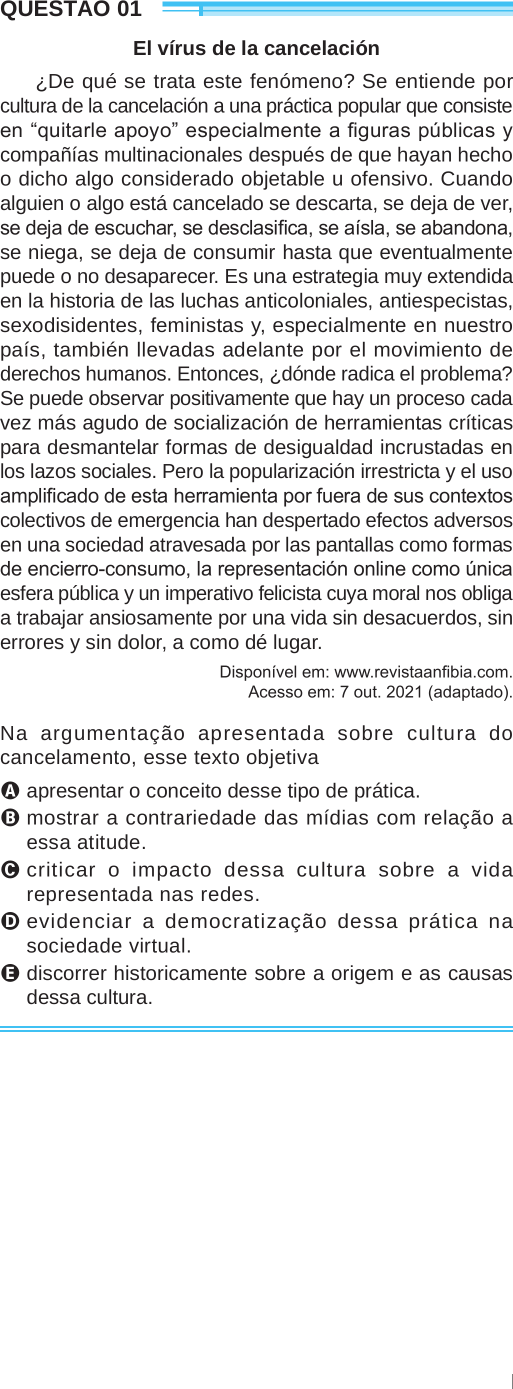
#> input picture 11Passo-RecortarQualquerExcessoInferior/TODAS_AS_QUESTOES/questao-1-espanhol.png, 1026 x 2777 px (shown at 1/2 size); its folder holds 4 pictures in this run
$ python recorta-excessos.py
#> lines starting #> are read from the running program, lines starting #| are printed output that depends on the picture
"""
Propósito: várias questões tem um rascunhozinho abaixo da questão. O objetivo deste código é encontrar esses rascunhos e recortá-los.
Autor: Alexandre Nassar de Peder
Criação: 02/10/2025
Atualização: 03/06/2026

OBS1: puxe a pasta "questoes" do passo 10 para este passo 11

OBS2: este código vai criar uma pasta de saída chamada "finalizadas", vai percorrer o pixel central de baixo para cima procurando pelo padrão visual, e vai recortar as imagens que tem rascunho analisando, salvando as imagens recortadas nessa pasta criada. As imagens que não tiverem rascunho, serão copiadas para a pasta de saída sem alterações.

OBS3: execute o código
"""

from PIL import Image
import os
import shutil

def encontrar_borda_inferior(imagem, cor_alvo=(64, 193, 243), tolerancia=15):
    """
    Encontra a borda azul descrita (4px azul, 4px branco, 4px azul) de baixo para cima
    Retorna a posição Y onde deve ser feito o corte (acima da borda) ou None se não encontrar
    """
    largura, altura = imagem.size
    pixels = imagem.load()

    # Percorre a imagem de baixo para cima
    for y in range(altura - 1, 15, -1):  # Começa do fundo, precisa de pelo menos 12 pixels
        # Verifica o padrão da borda: 4px azul, 4px branco, 4px azul
        borda_encontrada = True

        # Verifica os 4 pixels azuis inferiores (y-11 até y-8)
        for dy in range(4):
            pixel_y = y - 11 + dy
            if pixel_y < 0:
                borda_encontrada = False
                break

            pixel = pixels[largura // 2, pixel_y]
            if len(pixel) == 4:  # RGBA
                r, g, b, a = pixel
            else:  # RGB
                r, g, b = pixel[:3]

            # Verifica se é azul (dentro da tolerância)
            if (abs(r - cor_alvo[0]) > tolerancia or
                abs(g - cor_alvo[1]) > tolerancia or
                abs(b - cor_alvo[2]) > tolerancia):
                borda_encontrada = False
                break

        if not borda_encontrada:
            continue

        # Verifica os 4 pixels brancos do meio (y-7 até y-4)
        for dy in range(4):
            pixel_y = y - 7 + dy
            pixel = pixels[largura // 2, pixel_y]
            if len(pixel) == 4:  # RGBA
                r, g, b, a = pixel
            else:  # RGB
                r, g, b = pixel[:3]

            # Verifica se é branco (dentro da tolerância)
            if (abs(r - 255) > tolerancia or
                abs(g - 255) > tolerancia or
                abs(b - 255) > tolerancia):
                borda_encontrada = False
                break

        if not borda_encontrada:
            continue

        # Verifica os 4 pixels azuis superiores (y-3 até y)
        for dy in range(4):
            pixel_y = y - 3 + dy
            pixel = pixels[largura // 2, pixel_y]
            if len(pixel) == 4:  # RGBA
                r, g, b, a = pixel
            else:  # RGB
                r, g, b = pixel[:3]

            # Verifica se é azul (dentro da tolerância)
            if (abs(r - cor_alvo[0]) > tolerancia or
                abs(g - cor_alvo[1]) > tolerancia or
                abs(b - cor_alvo[2]) > tolerancia):
                borda_encontrada = False
                break

        if borda_encontrada:
            print(f"Borda encontrada! Cortando na posição y={y-11}")
            return y - 11  # Retorna a posição acima da borda completa

    return None

def processar_imagens(pasta_origem, pasta_destino, cor_alvo=(64, 193, 243)):
    """
    Processa todas as imagens da pasta origem, recortando as que têm borda azul inferior
    e copiando todas para a pasta destino
    """
#> called with pasta_origem = './TODAS_AS_QUESTOES', pasta_destino = 'finalizadas', cor_alvo = (64, 193, 243)
    # Cria a pasta de destino se não existir
    os.makedirs(pasta_destino, exist_ok=True)

    # Lista todos os arquivos da pasta origem
    arquivos = [f for f in os.listdir(pasta_origem)
                if f.lower().endswith(('.png', '.jpg', '.jpeg', '.bmp', '.tiff'))]

    print(f"Encontrados {len(arquivos)} arquivos para processar")

    for arquivo in arquivos:
        caminho_origem = os.path.join(pasta_origem, arquivo)
        caminho_destino = os.path.join(pasta_destino, arquivo)

        try:
            # Abre a imagem
            with Image.open(caminho_origem) as imagem:
#> imagem is the input picture: PIL image 1026x2777 RGB; mean R, G, B 232.4, 233, 233.5
                print(f"\nProcessando: {arquivo} ({imagem.width}x{imagem.height})")
#| Processando: questao-1-espanhol.png (1026x2777)

                # Procura pela borda inferior
                posicao_corte = encontrar_borda_inferior(imagem, cor_alvo)
#> posicao_corte = 2052

                if posicao_corte is not None and posicao_corte > 0:
                    # Se encontrou a borda, recorta a imagem
                    area_corte = (0, 0, imagem.width, posicao_corte)
#> area_corte = (0, 0, 1026, 2052)
                    imagem_recortada = imagem.crop(area_corte)
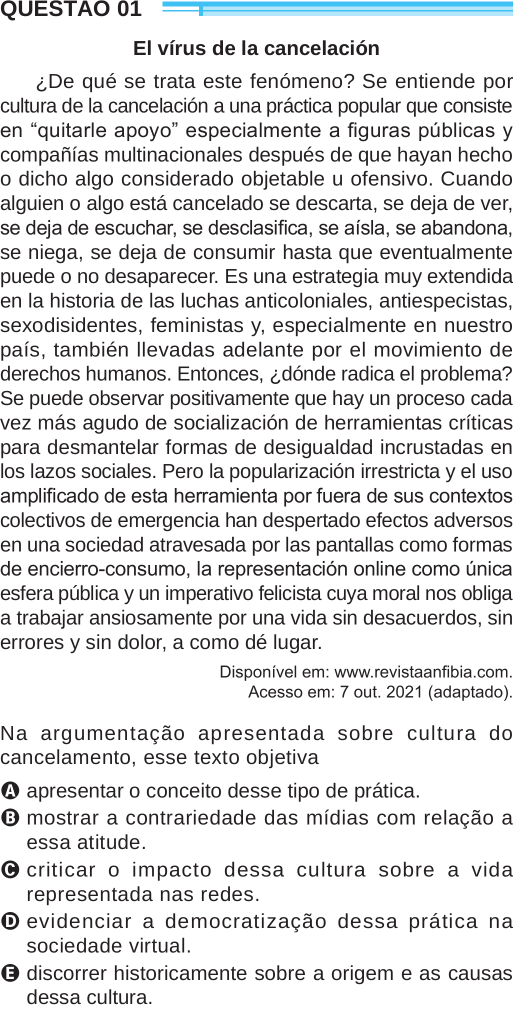
#> imagem_recortada: PIL image 1026x2052 RGB (shown at 1/2 size); mean R, G, B 225.2, 225.4, 225.9
                    imagem_recortada.save(caminho_destino)
                    print(f"✓ Imagem recortada: {imagem_recortada.width}x{imagem_recortada.height}")
#| ✓ Imagem recortada: 1026x2052
#> pass 3 of the loop in processar_imagens, `for arquivo in arquivos:`:
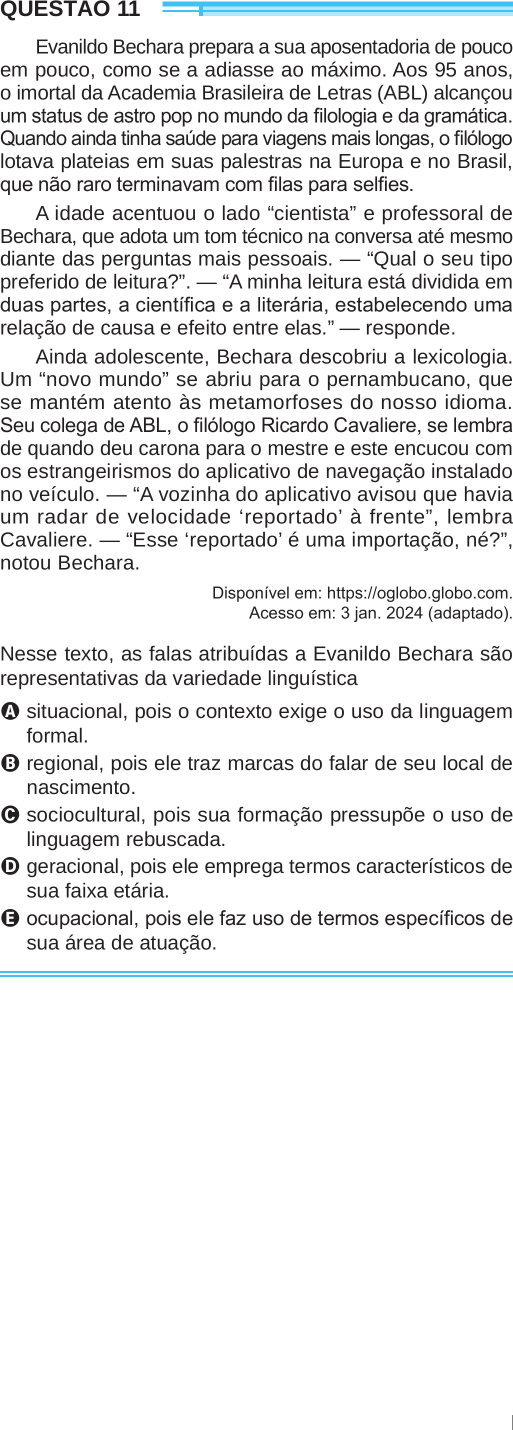
#> input picture 11Passo-RecortarQualquerExcessoInferior/TODAS_AS_QUESTOES/questao-11.png, 1026 x 2859 px (shown at 1/2 size)
#> in processar_imagens, imagem is the input picture: PIL image 1026x2859 RGB; mean R, G, B 234.2, 234.8, 235.3
#| Processando: questao-11.png (1026x2859)
#> posicao_corte = 1942
#> area_corte = (0, 0, 1026, 1942)
#> in processar_imagens, `imagem_recortada = imagem.crop(area_corte)`:
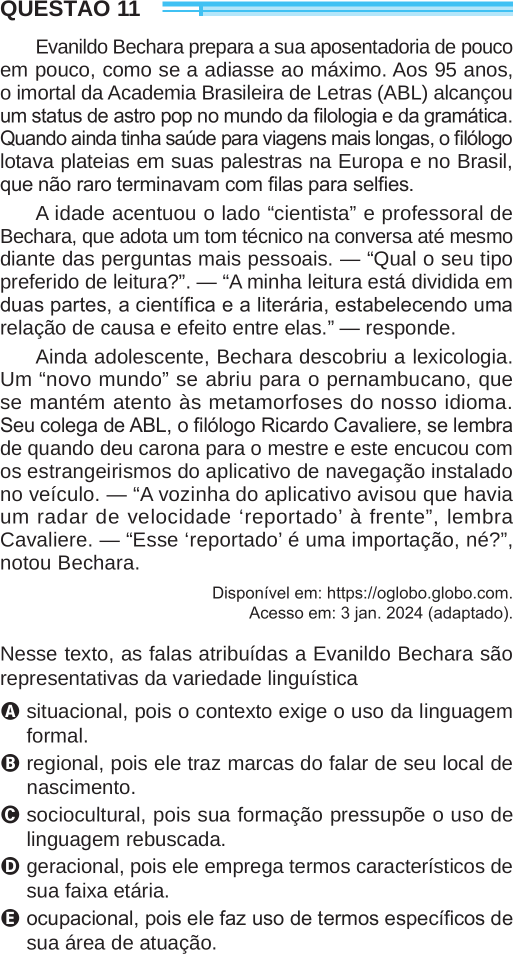
#> imagem_recortada: PIL image 1026x1942 RGB (shown at 1/2 size); mean R, G, B 225.2, 225.6, 226.1
#| ✓ Imagem recortada: 1026x1942
#> the loop made 4 passes; the first 3 are shown
                else:
                    # Se não encontrou borda, copia a imagem original
                    shutil.copy2(caminho_origem, caminho_destino)
                    print(f"✓ Imagem mantida original (sem borda detectada)")

        except Exception as e:
            print(f"✗ Erro ao processar {arquivo}: {e}")
            # Tenta copiar o arquivo mesmo com erro
            try:
                shutil.copy2(caminho_origem, caminho_destino)
                print(f"✓ Arquivo copiado mesmo com erro")
            except:
                print(f"✗ Não foi possível copiar o arquivo")

# Função principal
if __name__ == "__main__":
    # Configurações
    pasta_origem = "./TODAS_AS_QUESTOES"
    pasta_destino = "finalizadas"
    cor_azul = (64, 193, 243)  # RGB para #40c1f3

    print("Iniciando processamento de imagens...")
    print(f"Pasta origem: {pasta_origem}")
    print(f"Pasta destino: {pasta_destino}")
    print(f"Cor alvo: RGB{cor_azul} (#40c1f3)")

    # Verifica se a pasta origem existe
    if not os.path.exists(pasta_origem):
        print(f"Erro: A pasta '{pasta_origem}' não existe!")
        exit(1)

    # Executa o processamento
    processar_imagens(pasta_origem, pasta_destino, cor_azul)

    print("\n" + "="*50)
    print("Processamento concluído!")
    print(f"Todas as imagens foram salvas em: {pasta_destino}")
